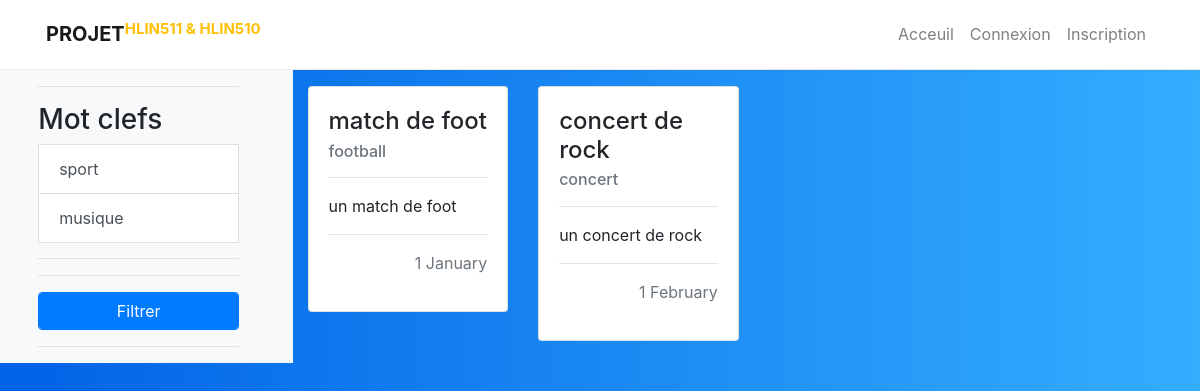
Before: /EventList.php with the older database file.
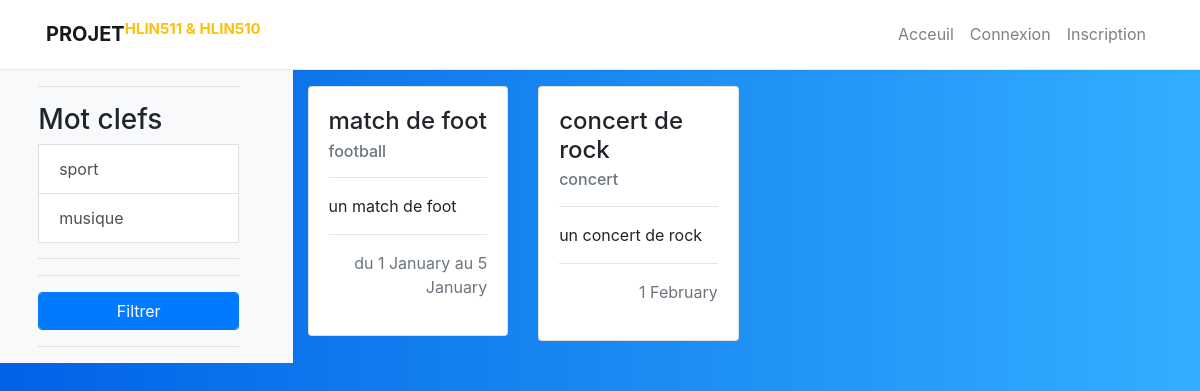
After: the same page with the newer database file.
### tables this page shows
CREATE TABLE evenement (
  id INT(11) NOT NULL UNIQUE AUTO_INCREMENT,
  id_mot_clef INT(11) NOT NULL,
  id_membre INT(11) NOT NULL,
  nom VARCHAR(50) NOT NULL,
  description VARCHAR(240) NOT NULL,
  addresse VARCHAR(50) NOT NULL,
  date_debut DATE NOT NULL,
  date_fin DATE NOT NULL,
  effectif_min INT(5) DEFAULT NULL,
  effectif_max INT(5) DEFAULT NULL,
  etat VARCHAR(10) DEFAULT 'Normal',
   
  PRIMARY KEY (id),
  KEY k_taxonomie (id_mot_clef),
  KEY k_membre (id_membre),
   
  CONSTRAINT etat_check CHECK (etat IN ('Normal', 'Annule'))

);

CREATE TABLE taxonomie (
  id INT(11) NOT NULL UNIQUE AUTO_INCREMENT,
  parent INT(11) NOT NULL,
  mot VARCHAR(20) NOT NULL,
   
  PRIMARY KEY (id),
  KEY k (parent)

);

### www/EventList.php (the view, shortened to what the changed rows need)
<?php
$WWWPATH = "/opt/lampp/htdocs/www/ProjetS5/www/";
require($WWWPATH . "template/includes.php");
?>
<!doctype html>
<html lang="fr">
    <head>
    </head>
    <body>
        <div class="row">
                    <?php
                        function isChild ($id, $ancestor, $array) {
                            if ($id == $ancestor) {
                                return true;
                            }
                            while ($id != 0) {
                                $id = $array[$id];
                                if ($id == $ancestor) {
                                    return true;
                                }
                            }
                            return false;
                        }
                        function allChild ($ancestor, $array) {
                            $ansArray = array();
                            foreach ($array as $k => $v) {
                                if (isChild($k, $ancestor, $array)) {
                                    $ansArray[$k] = true;
                                } else {
                                    $ansArray[$k] = false;
                                }
                            }
                            return $ansArray;
                        }
                        $parentId = 0;
                        $prepared = $bdd->prepare("SELECT id, parent, mot FROM taxonomie");
                        if ($prepared->execute()) {
                            $row = $prepared->fetchAll();
                            $taxArray = array();
                            foreach ($row as $k => $v) {
                                $taxArray[$row[$k]['id']] = $row[$k]['parent'];
                            }
                            $taxChilds = allChild($parentId, $taxArray);
                        }
                    ?>
            <div class="col-12 col-md-9">
                <div class="row">
                    <?php
                        $prepared = $bdd->prepare("SELECT evenement.id AS eid, taxonomie.id AS mid, nom, description, mot, date_debut, date_fin FROM evenement, taxonomie
                            WHERE id_mot_clef=taxonomie.id
                            AND DATEDIFF(NOW(), date_fin) < 0
                            AND etat='Normal'");
                        $values = array();
                        if ($prepared->execute($values)) {
                            while ($row = $prepared->fetch()) {
                                if ($taxChilds[$row['mid']]) {
                                    $dateDebut = strtotime($row['date_debut']);
                                    $dateStr = strftime("%e %B", $dateDebut);
                                    $dateFin = strtotime($row['date_fin']);
                                    if ($row['date_fin'] != $row['date_debut'])
                                        $dateStr = "du " . $dateStr . " au " . strftime("%e %B", $dateFin);
                                    echo '
                                    <div class="col-3">
                                        <div class="card mt-3">
                                            <img src="" class="card-img-top" alt="">
                                            <div class="card-body">
                                                <h4 class="card-title">'. $row['nom'] .'</h4>
                                                <h6 class="card-subtitle text-muted">'. $row['mot'] .'</h6>
                                                <hr>
                                                <p class="card-text">'. $row['description'] .'</p>
                                                <hr>
                                                <p class="card-text text-muted text-right">'. $dateStr .'</p>
                                                <a href="PageEvenement.php?id='. $row['eid'] .'" class="stretched-link"></a>
                                            </div>
                                        </div>
                                    </div>
                                    ';
                                }
                            }
                        }
                     ?>
                </div>
            </div>
        </div>
    </body>
</html>

Changed rows visible on the page:
changed evenement "match de foot": dateStr "1 January" → "du 1 January au 5 January"
